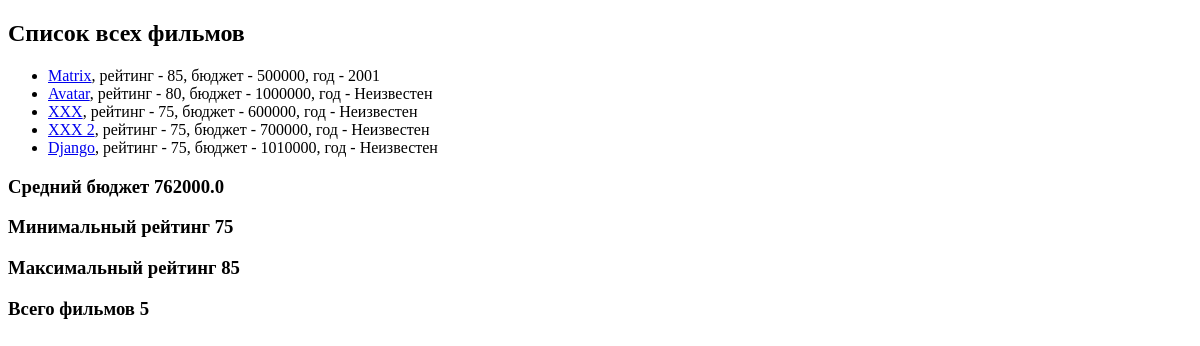
Before: / with the older database file.
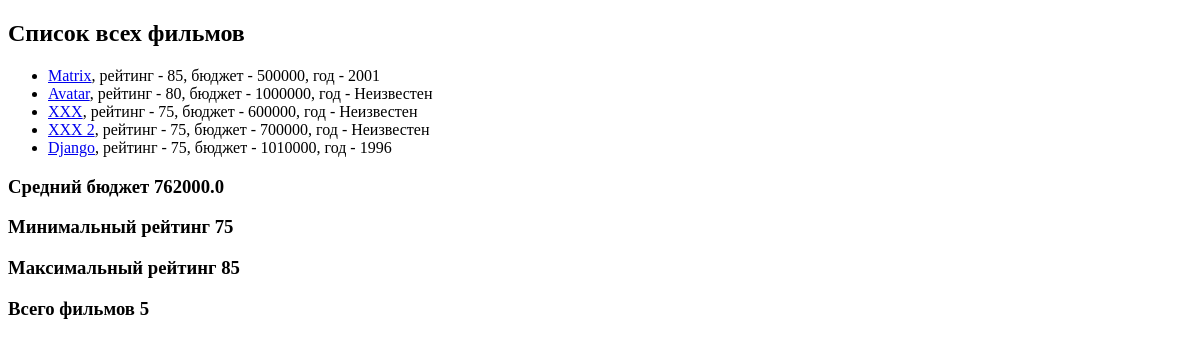
After: the same page with the newer database file.
### movie_app/models.py (models this page shows, shortened)
class Movie(models.Model):
    name = models.CharField(max_length=40)
    rating = models.IntegerField()
    year = models.IntegerField(null=True)
    budget = models.IntegerField(default=1000000)
    slug = models.SlugField(default='', null=False, db_index=True)
    def get_url(self):
        return reverse('movie-detail', args=[self.slug])

### movie_app/views.py (the view)
# urls.py: path('', views.show_all_movie),
def show_all_movie(request):
    movies = Movie.objects.annotate(
        true_bool=Value(True),
        false_bool=Value(False),
        str_field=Value("Hello"),
        int_field=Value(123),
        new_budget=F("budget")+100,
                                    )
    agg = movies.aggregate(Avg("budget"), Max("rating"), Min("rating"), Max("year"))
    return render(request, 'movie_app/all_movies.html', {
        'movies': movies,
        'agg': agg,
        'total': movies.count(),
    })

### movie_app/templates/movie_app/all_movies.html (shortened to what this page needs)
{% extends 'movie_app/base.html' %}
{% block content %}
    <h2>Список всех фильмов</h2>
    <ul>
        {% for movie in movies %}
            <li><a href="{{ movie.get_url }}" >{{movie.name}}</a>,
                рейтинг - {{movie.rating}},
                бюджет - {{movie.budget|default:"Неизвестен"}},
                год - {{movie.year|default:"Неизвестен"}}
            </li>
        {% endfor %}
    </ul>
    <h3>Средний бюджет {{agg.budget__avg}}</h3>
    <h3>Минимальный рейтинг {{agg.rating__min}}</h3>
    <h3>Максимальный рейтинг {{agg.rating__max}}</h3>
    <h3>Всего фильмов {{total}}</h3>
{% endblock %}

### movie_app/templates/movie_app/base.html (shortened to what this page needs)
<!DOCTYPE html>
<html lang="en">
<head>
</head>
<body>
{% block content %}
{% endblock %}
</body>
</html>

Changed rows visible on the page:
changed Movie "Django": year "Неизвестен" → "1996"
